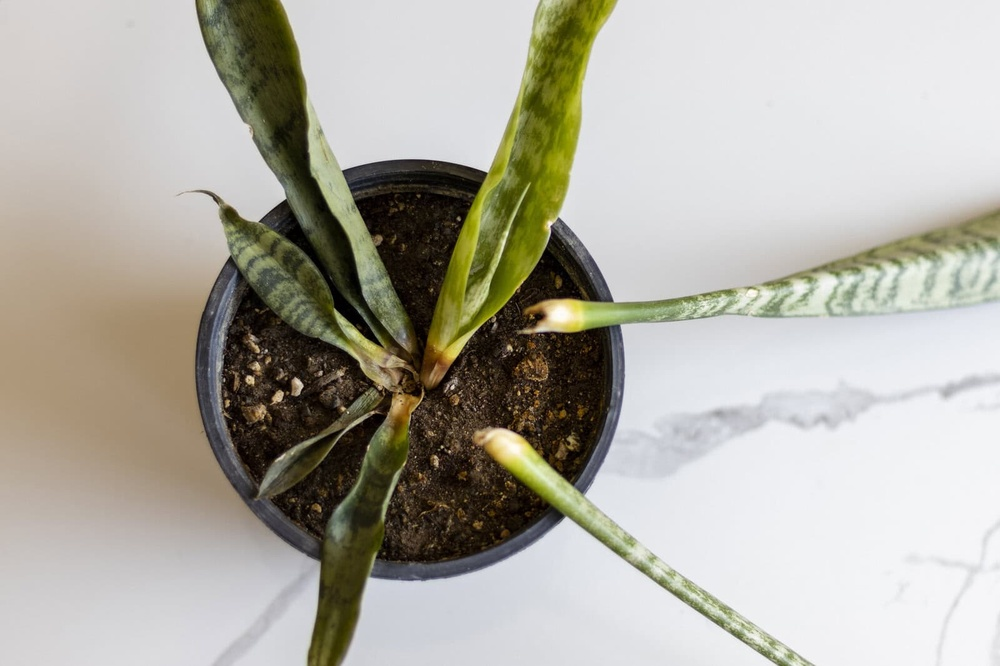
#> input picture Depositphotos_552504928_L.jpg, 1000 x 666 px, shrunk from 1600 x 1066 before the run
$ python 'text image manipulation.py'
#> lines starting #> are read from the running program, lines starting #| are printed output that depends on the picture
from PIL import Image, ImageDraw, ImageFont
import os

def add_text_overlay(image_path, output_path, text, font_name, position=(50, 50),
                    font_size=40, font_color=(255, 255, 255)):
    """
    Add text overlay to an image and save it.

    Args:
        image_path: Path to input image
        output_path: Path to save the output image
        text: Text to overlay
        position: (x, y) coordinates for text placement
        font_size: Size of the font
        font_color: RGB color tuple for text
    """
#> called with image_path = 'Depositphotos_552504928_L.jpg', output_path = 'output_img_font_comicbd.ttf.jpg', text = 'Your Text Here', font_name = 'comicbd.ttf', position = (50, 50), font_size = 40, font_color = (255, 255, 255)
    try:
        # Load the image
        image = Image.open(image_path)
#> image is the input picture: PIL image 1000x666 RGB; mean R, G, B 176.6, 173.9, 164

        # Create a drawing context
        draw = ImageDraw.Draw(image)

        # Calculate font size based on image width (larger sizing)
        font_size = max(40, int(image.width * 0.08))  # Increased from 0.04 to 0.08
#> font_size = 80

        # Try to use a system font, fall back to default if not available
        try:
            font = ImageFont.truetype(font_name, font_size)
        except OSError:
            font = ImageFont.load_default()

        # Get text dimensions
        bbox = draw.textbbox((0, 0), text, font=font)
#> bbox = (-1, 17, 573, 76)
        text_width = bbox[2] - bbox[0]
#> text_width = 574
        text_height = bbox[3] - bbox[1]
#> text_height = 59

        # Calculate position (center bottom with more padding)
        x = (image.width - text_width) // 2
#> x = 213
        y = image.height - text_height - 60  # Increased padding from 30px to 60px
#> y = 547

        # Add text with thicker black outline for better readability
        outline_width = 3  # Increased from 2 to 3 for larger text
        for adj_x in range(-outline_width, outline_width + 1):
            for adj_y in range(-outline_width, outline_width + 1):
                if adj_x != 0 or adj_y != 0:
                    draw.text((x + adj_x, y + adj_y), text, font=font, fill='black')

        # Add text to image
        # draw.text(position, text, font=font, fill=font_color)
        # Add main white text
        draw.text((x, y), text, font=font, fill='white')

        # Save the image
        image.save(output_path)
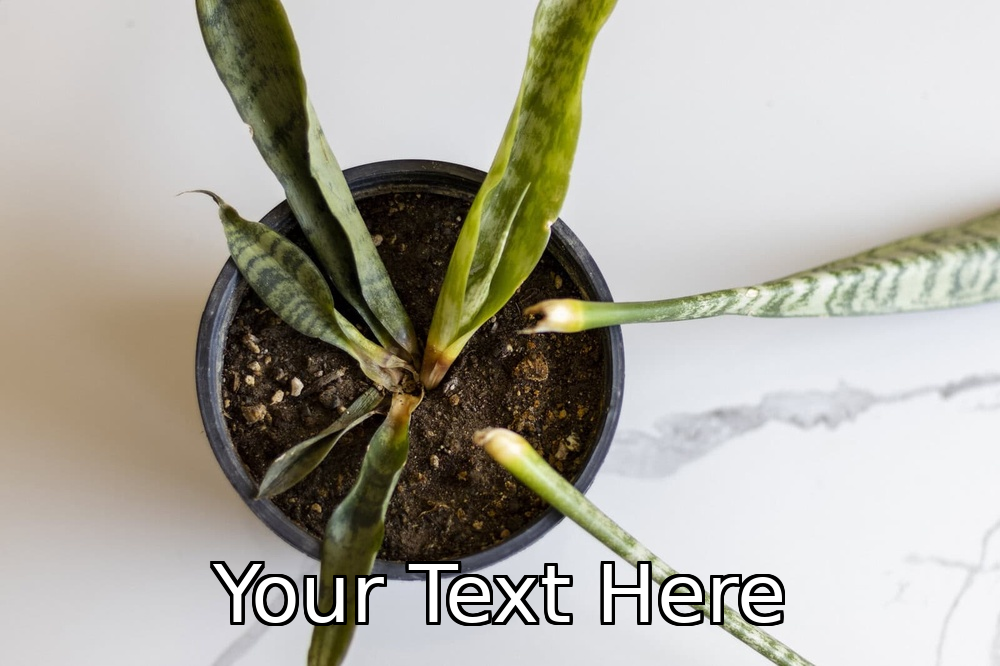
#> saved as output_img_font_comicbd.ttf.jpg: PIL image 1000x666 RGB; mean R, G, B 174.5, 171.8, 161.9
        print(f"Image saved successfully to: {output_path}")

    except Exception as e:
        print(f"Error: {e}")

# Example usage
if __name__ == "__main__":
    input_image = "Depositphotos_552504928_L.jpg"  # Change to your image path
    font_options = [
        ("arial.ttf", "Arial"),
        ("arialbd.ttf", "Arial Bold"),
        ("calibri.ttf", "Calibri"),
        ("calibrib.ttf", "Calibri Bold"),
        ("georgia.ttf", "Georgia"),
        ("georgiab.ttf", "Georgia Bold"),
        ("impact.ttf", "Impact"),
        ("times.ttf", "Times New Roman"),
        ("timesbd.ttf", "Times New Roman Bold"),
        ("trebuc.ttf", "Trebuchet MS"),
        ("trebucbd.ttf", "Trebuchet MS Bold"),
        ("verdana.ttf", "Verdana"),
        ("verdanab.ttf", "Verdana Bold"),
        ("comic.ttf", "Comic Sans MS"),
        ("comicbd.ttf", "Comic Sans MS Bold")
    ]
    font = font_options[14]
    output_image = f"output_img_font_{font[0]}.jpg"
    overlay_text = "Your Text Here"


    add_text_overlay(input_image, output_image, overlay_text, font_options[14][0])
